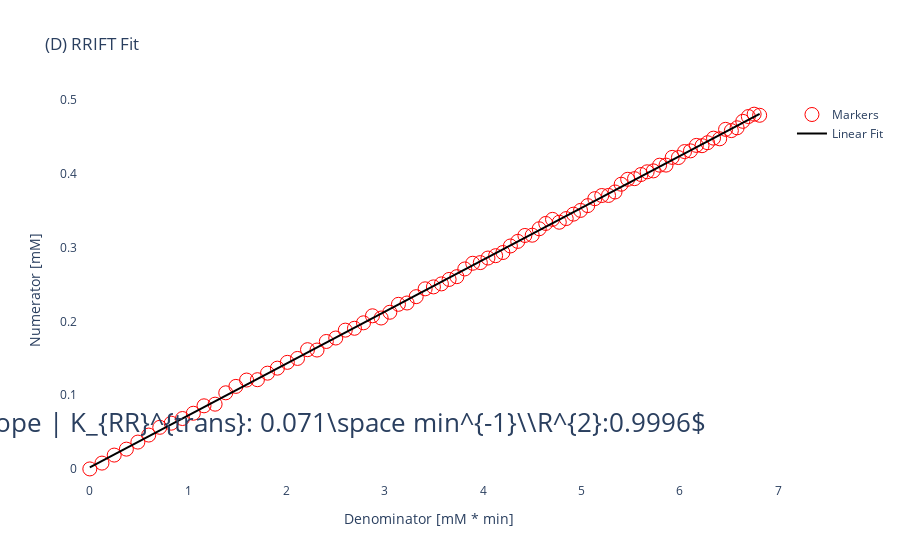

The code cell stored with this chart in its notebook:
### Markdown cell above
* (D) RRIFT Fit <a name="rrift-fit"></a>

### Code cell
%get denum --from MATLAB
%get num --from MATLAB

line_fit = sm.OLS(num ,sm.add_constant(denum)).fit().fittedvalues

fig=go.Figure()
fig.add_trace(go.Scatter(name="Markers",
                         x=denum, 
                         y=num, 
                         mode='markers',
                         marker_symbol="circle-open", 
                         marker_size=14, 
                         marker_color='red'))
fig.add_trace(go.Scatter(name="Linear Fit",
                         x=denum, 
                         y=line_fit, 
                         mode='lines',
                         line_color="black"))

fig.add_annotation(text=r'$Slope | K_{RR}^{trans}: 0.071\space min^{-1}\\R^{2}:0.9996$',
                  xref="paper", yref="paper",
                  x=0.9, y=0.1, showarrow=False, font = dict(size = 26))

fig.update_layout(title='(D) RRIFT Fit',
                   xaxis_title='Denominator [mM * min]',
                   yaxis_title='Numerator [mM]',
                   xaxis=dict(showline=True,
                              range=[-0.1,7],
                              tickvals=[0, 1, 2, 3, 4, 5, 6, 7]),
                   yaxis=dict(showline=True,
                              range=[-0.015,0.5],
                              tickvals=[0, 0.1, 0.2, 0.3, 0.4, 0.5]),
                   plot_bgcolor="#fff",
)

fig.show()
